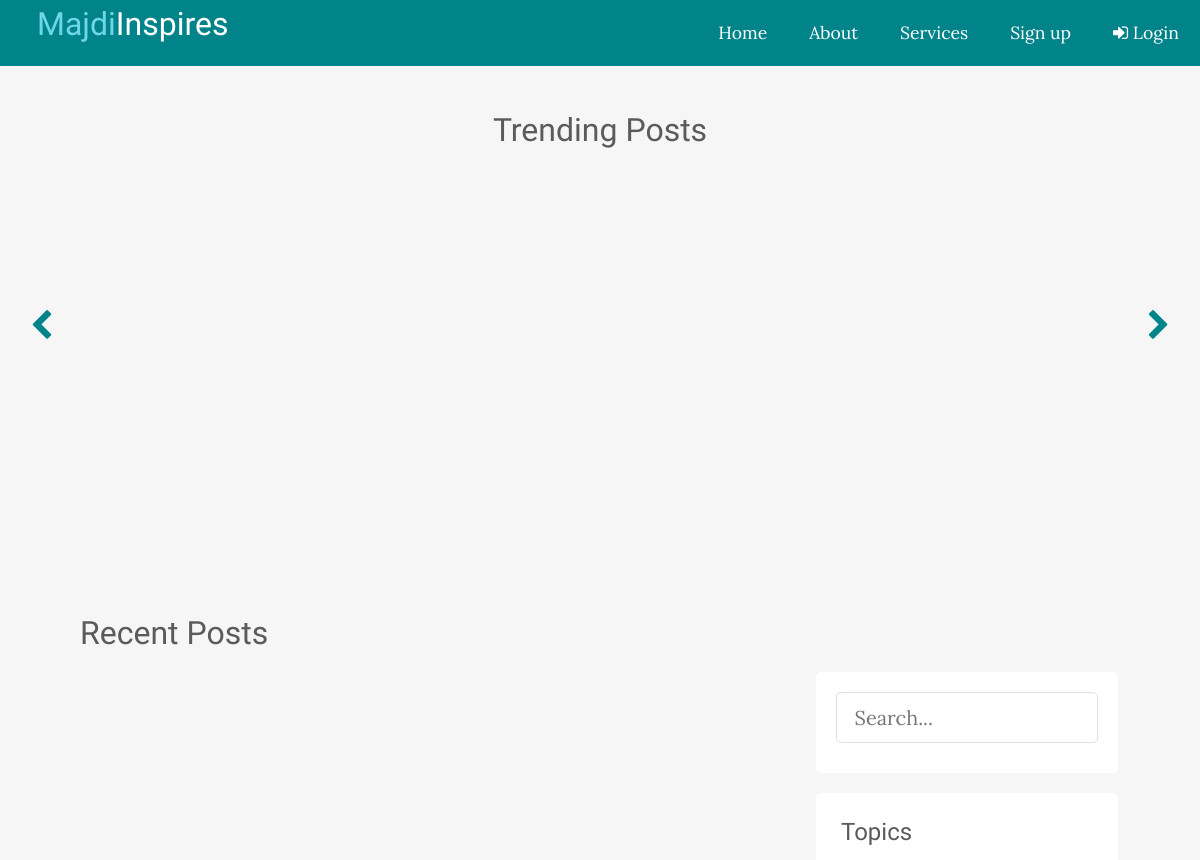
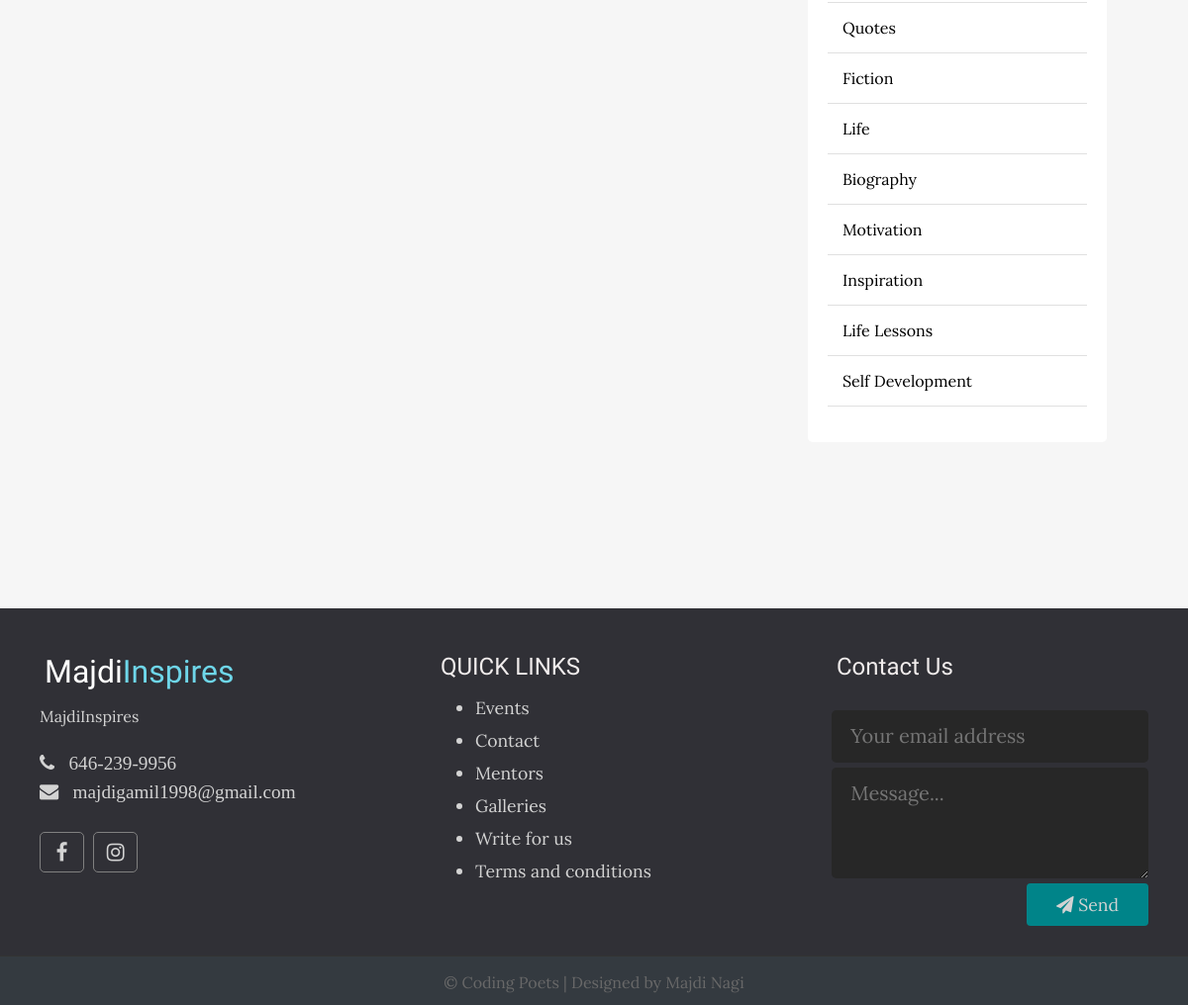
The page / on the database its author committed (2 pictures, top to bottom).
### tables this page shows
CREATE TABLE `topics` (
  `id` int(11) NOT NULL AUTO_INCREMENT,
  `name` varchar(100) NOT NULL,
  `description` text NOT NULL,
  PRIMARY KEY (`id`),
  UNIQUE KEY `name` (`name`)
);

### app/controllers/topics.php (called while the page is built, shortened)
<?php
include(ROOT_PATH ."/app/database/db.php");
$table = 'topics';
$topics = selectAll($table);

### app/database/db.php (called while the page is built, shortened)
<?php
require('connect.php');
function selectAll($table , $conditions= []){
	global $conn;
	$sql = "SELECT * FROM $table";
	if (empty($conditions)) {
		$stmt = $conn->prepare($sql);
		$stmt->execute();
		$records = $stmt->get_result()->fetch_all(MYSQLI_ASSOC);
		return $records;
	}
}

### index.php (the view, shortened to what this page needs)
<?php
include(ROOT_PATH ."/app/controllers/topics.php");
$postsTitle  = 'Recent Posts';
?>
<!DOCTYPE html>
<html lang="en">
<head>
  <link rel="stylesheet" href="https://cdnjs.cloudflare.com/ajax/libs/font-awesome/4.7.0/css/font-awesome.min.css" />
  <link rel="stylesheet" href="assets/css/style.css">
</head>
<body>
  <?php include(ROOT_PATH . "/app/includes/header.php"); ?>
  <div class="page-wrapper">
    <div class="posts-slider">
      <h1 class="slider-title">Trending Posts</h1>
      <i class="fa fa-chevron-right next"></i>
      <i class="fa fa-chevron-left prev"></i>
      <div class="posts-wrapper">
      </div>
    </div>
    <div class="content clearfix">
      <div class="page-content">
        <h1 class="recent-posts-title"><?php echo $postsTitle; ?></h1>
      </div>
      <div class="sidebar">
        <div class="search-div">
          <form action="index.php" method="post">
            <input type="text" name="search-term" class="text-input" placeholder="Search...">
          </form>
        </div>
        <div class="section topics">
          <h2 class = "section-title">Topics</h2>
          <ul>
            <?php foreach($topics as $key => $topic): ?>
              <li> <a href = "<?php echo BASE_URL . '/index.php?t_id=' . $topic['id'] . '&name=' . $topic['name'] ?>"> <?php echo $topic['name']; ?></a> </li>
            <?php endforeach; ?>
          </ul>
        </div>
      </div>
    </div>
  </div>
   <?php include(ROOT_PATH . "/app/includes/footer.php"); ?>
</body>
</html>

### assets/css/style.css (style rules this page uses)
html, body { padding: 0px; margin: 0px; font-family: 'Lora', serif; height: 100%; background: #f6f6f6; }
a { text-decoration: none; color: inherit; }
.logo-text, h1, h2, h3, h4, h5, h6 { font-family: 'Candal', sans-serif; margin: 5px; color: #5c5b5b; font-weight: normal; }
.clearfix::after { content: ''; display: block; clear: both; }
.text-input { border: 1px solid #e0e0e0; outline: none; display: block; width: 100%; box-sizing: border-box; margin-bottom: 10px; padding: .6rem 1.1rem; font-size: 1.25rem; line-height: 1.5; border-radius: .3rem; font-family: 'Lora', serif; }
.page-wrapper { min-height: 100%; margin-bottom: 50px; }
.page-wrapper .posts-slider { position: relative; padding: 5px; }
.page-wrapper .posts-slider .slider-title { text-align: center; margin: 40px auto 40px; }
.page-wrapper .posts-slider .next { position: absolute; right: 30px; top: 50%; z-index: 100; font-size: 2em; color: #008489; cursor: pointer; }
.page-wrapper .posts-slider .prev { position: absolute; left: 30px; top: 50%; z-index: 100; font-size: 2em; color: #008489; cursor: pointer; }
.page-wrapper .posts-slider .posts-wrapper { height: 350px; width: 84%; margin: 0px auto; overflow: hidden; padding: 5px; }
.content { width: 90%; margin: 40px auto 140px; }
.content .page-content { width: 70%; margin: 0px auto; float: left; }
.content .sidebar { width: 28%; float: left; margin: 78px auto; }
.content .sidebar .search-div { background: white; padding: 20px; border-radius: 5px; }
.content .sidebar .section { background: #ffffff; margin-top: 20px; border-radius: 5px; padding: 20px; }
.content .sidebar .section.topics ul { list-style-type: none; padding: 0px; border-bottom: 1px solid #e0e0e0; }
.content .sidebar .section.topics ul a { display: block; padding: 15px; border-top: 1px solid #e0e0e0; transition: all .3s; }
.content .page-content .recent-posts-title { margin: 20px; }

### rows shown on the page
topics: name "Quotes"
topics: name "Fiction"
topics: name "Life"
topics: name "Biography"
topics: name "Motivation"
topics: name "Inspiration"
topics: name "Life Lessons"
topics: name "Self Development"

### other values the page prints
$postsTitle "Recent Posts"
